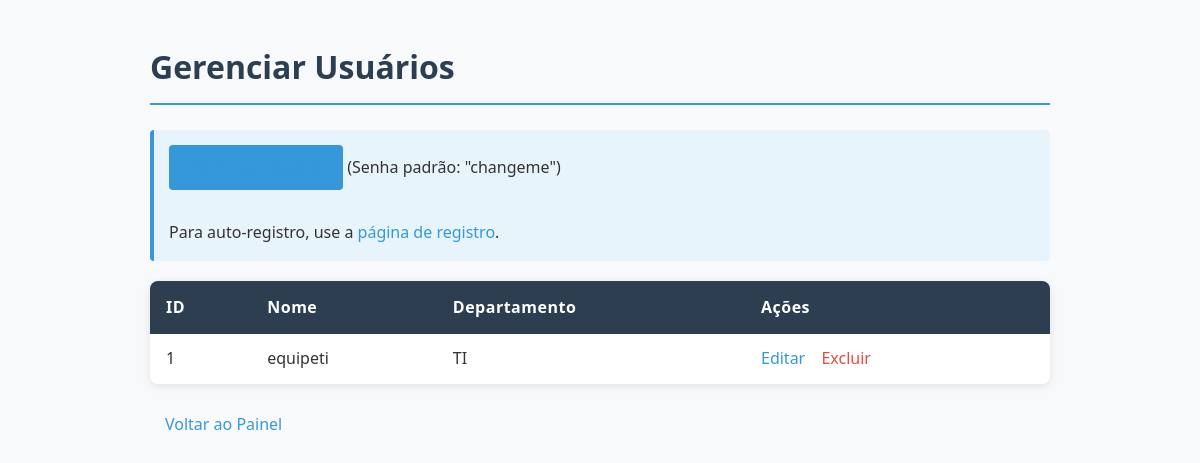
/usuarios (signed in), run on the app's committed database.
### tables this page shows
CREATE TABLE usuarios (id INTEGER PRIMARY KEY, nome TEXT NOT NULL UNIQUE, departamento TEXT, password TEXT);

### gestor_ativos_ti.py (the view)
@app.route('/usuarios')
@login_required
def listar_usuarios():
    return render_template('listar_usuarios.html', items=db_query("SELECT id, nome, departamento FROM usuarios"))

### gestor_ativos_ti.py (called while the page is built)
@login_manager.user_loader
def load_user(user_id):
    conn = sqlite3.connect('ativos_ti.db')
    c = conn.cursor()
    c.execute("SELECT id, nome FROM usuarios WHERE id = ?", (user_id,))
    user_data = c.fetchone()
    conn.close()
    if user_data:
        return User(id=user_data[0], nome=user_data[1])
    return None

def db_query(query, params=(), fetchone=False, commit=False):
    conn = sqlite3.connect('ativos_ti.db')
    conn.row_factory = sqlite3.Row
    c = conn.cursor()
    c.execute(query, params)
    result = c.fetchone() if fetchone else c.fetchall()
    if commit:
        conn.commit()
    conn.close()
    return result

### templates/listar_usuarios.html (shortened to what this page needs)
<!DOCTYPE html>
<html>
<head>
</head>
<body>
    <h1>Gerenciar Usuários</h1>
    <div class="info-box">
        <p><a href="{{ url_for('adicionar_usuario') }}" class="add-button">Adicionar Usuário</a> (Senha padrão: "changeme")</p>
        <p>Para auto-registro, use a <a href="{{ url_for('register') }}">página de registro</a>.</p>
    </div>
    <table>
        <thead>
            <tr>
                <th>ID</th>
                <th>Nome</th>
                <th>Departamento</th>
                <th>Ações</th>
            </tr>
        </thead>
        <tbody>
            {% for item in items %}
            <tr>
                <td>{{ item.id }}</td>
                <td>{{ item.nome }}</td>
                <td>{{ item.departamento }}</td>
                <td>
                    <a href="{{ url_for('editar_usuario', id=item.id) }}">Editar</a>
                    <a href="{{ url_for('excluir_usuario', id=item.id) }}" onclick="return confirm('Tem certeza?');">Excluir</a>
                </td>
            </tr>
            {% else %}
            <tr>
                <td colspan="4" class="empty-state">Nenhum usuário cadastrado.</td>
            </tr>
            {% endfor %}
        </tbody>
    </table>
    <a href="{{ url_for('index') }}" class="back-link">Voltar ao Painel</a>
</body>
</html>

### templates/listar_usuarios.html (style rules this page uses)
:root { --primary-color: #2c3e50; --secondary-color: #3498db; --accent-color: #e74c3c; --light-bg: #f8f9fa; --border-color: #ddd; --hover-color: #e9ecef; --text-color: #333; --shadow: 0 2px 8px rgba(0, 0, 0, 0.1); }
body { font-family: 'Segoe UI', Tahoma, Geneva, Verdana, sans-serif; background-color: var(--light-bg); color: var(--text-color); padding: 20px; line-height: 1.6; max-width: 900px; margin: 0 auto; }
h1 { color: var(--primary-color); margin-bottom: 25px; padding-bottom: 10px; border-bottom: 2px solid var(--secondary-color); }
.info-box { background-color: #e8f4fc; border-left: 4px solid var(--secondary-color); padding: 15px; margin-bottom: 20px; border-radius: 4px; }
.info-box p { margin: 0 0 10px 0; }
.info-box p:last-child { margin-bottom: 0; }
.info-box a { color: var(--secondary-color); font-weight: 500; text-decoration: none; }
.add-button { display: inline-block; margin-bottom: 20px; background-color: var(--secondary-color); color: white; text-decoration: none; font-weight: 500; padding: 10px 20px; border-radius: 4px; transition: all 0.3s; }
table { border-collapse: collapse; width: 100%; background-color: white; border-radius: 8px; overflow: hidden; box-shadow: var(--shadow); }
th { background-color: var(--primary-color); color: white; padding: 14px 16px; text-align: left; font-weight: 600; letter-spacing: 0.5px; }
td { border-bottom: 1px solid var(--border-color); padding: 12px 16px; vertical-align: middle; }
tr:last-child td { border-bottom: none; }
td a { color: var(--secondary-color); text-decoration: none; margin-right: 12px; font-weight: 500; transition: color 0.3s; }
td a:last-child { color: var(--accent-color); }
.back-link { display: inline-block; margin-top: 20px; color: var(--secondary-color); text-decoration: none; font-weight: 500; padding: 8px 15px; border-radius: 4px; transition: all 0.3s; }

### data on the page
usuarios: id "1", nome "equipeti", departamento "TI"
